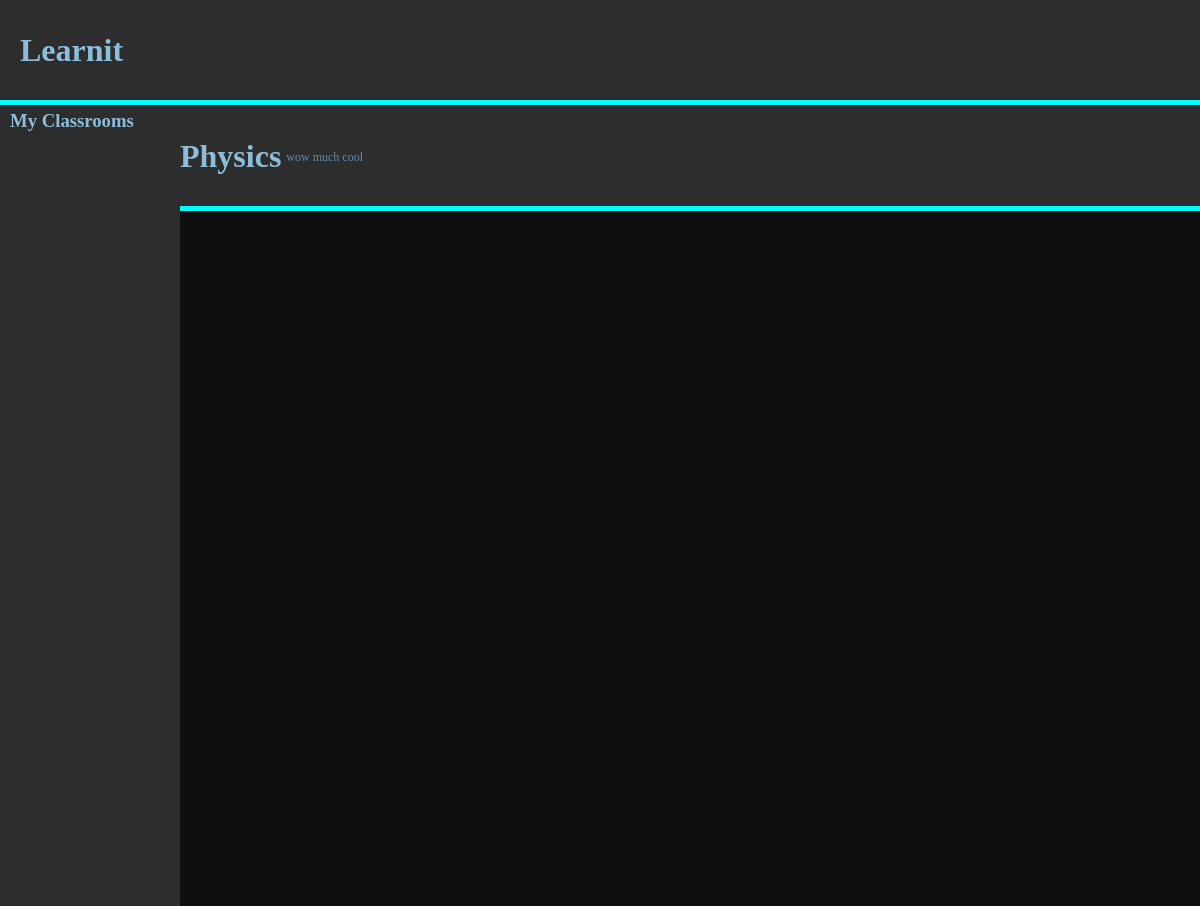
/classroom/1, run on an earlier commit of the app's database.
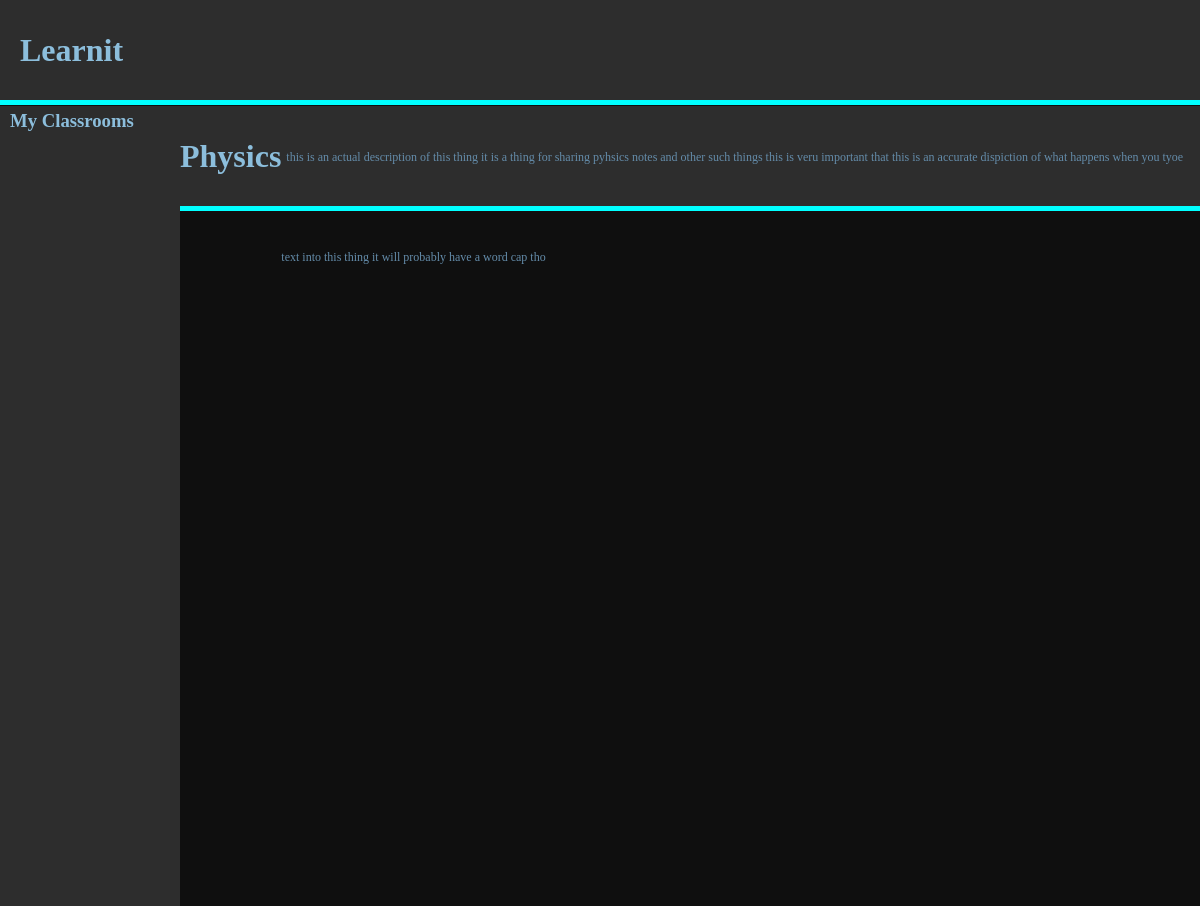
And on a later commit of the database.
### tables this page shows
CREATE TABLE classroom (id INTEGER PRIMARY KEY, name STRING, description TEXT, ProPic TEXT);

### main.py (the view)
@app.route("/classroom/<ClassID>")
def classrooms(ClassID):
    conn = sqlite3.connect("learnit.db")
    cursor = conn.cursor()
    cursor.execute("""SELECT Post.id,Post.title, Post.content,
                            Post.Text, Post.Usefulness, User.name,
                            classroom.name from Post join user ON Post.Uid =
                            User.id join classroom ON Post.Cid = classroom.id
                            where cid = ?;
                            """, (ClassID,))
    posts = cursor.fetchall()
    classroom = cursor.execute("""select * from classroom where id =
                               ?""", (ClassID,))
    classroom = cursor.fetchone()
    print(classroom, ClassID)
    return render_template("classroom.html", stuff=posts, info=classroom)

### templates/classroom.html (shortened to what this page needs)
<!DOCTYPE html>
<html lang="en" dir="ltr">
<link rel="stylesheet" href="../static/css/style.css">
  <head>
  </head>
  <body>
    {%include 'header.html'%}
    {%include 'sidebar.html'%}
    <div class="header">
      <h1 class="class-title">{{info[1]}}</h1>
      <div >
          <p class="class-description">{{info[2]}}</p>
      </div>
    </div>
  </body>
</html>

### templates/header.html (shortened to what this page needs)
<!DOCTYPE html>
<html lang="en" dir="ltr">
<link rel="stylesheet" href="../static/css/style.css">
  <head>
  </head>
  <body>
    <div class="header">
      <h1 class="title">Learnit</h1>
    </div>
  </body>
</html>

### templates/sidebar.html (shortened to what this page needs)
<!DOCTYPE html>
<html lang="en" dir="ltr">
<link rel="stylesheet" href="../static/css/style.css">
  <head>
  </head>
  <body>
    <div class="sidebar">
      <h3 class="sidebar-Title">My Classrooms</h3>
    </div>
  </body>
</html>

### static/css/style.css (style rules this page uses)
div.header { width: 100%; background-color: rgb(45,45,45); height: 100px; padding: 0; color: rgb(140,190,220); border-bottom: solid 5px cyan; line-height: 100px; margin-bottom: 1px; }
body { margin: 0; background-color: rgb(15,15,15) }
.title { margin-top: 0px; width: auto; margin-left: 20px; text-transform: capitalize; }
.sidebar { height: 100vh; width: 15vw; background-color: rgb(45,45,45); color:rgb(140,190,220); float: left; position: sticky; top: 0px; }
h3.sidebar-Title { margin-top: 0px; margin-left: 10px; line-height: 30px; }
.class-description { display: inline; margin-left: 5px; color: rgb(100,140,170); font-size: 12px; width: 1px; text-shadow: black; height: auto; line-height: 10px; }
.class-title { color: rgb(140,190,220); font-size: xxlarge; margin-top: 0px; text-transform: capitalize; display: inline; float: left; }

What changed in the data, as far as the page shows it:
changed classroom "Physics": description "wow much cool" → "this is an actual description of this thing it is a thing for sharing pyhsics notes and other such things this is veru important that this is an accurate dispiction of what happens when you tyoe text into this thing it will probably have a word cap tho"
